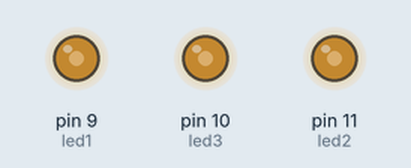
This sketch was run on a simulated Arduino Uno, built with avr-gcc and run on an emulated ATmega328P. On the bench: output pins drawn as LEDs (lit = HIGH).

Above: at 0.1 s.
Timing chart, 0 to 1.6 s (numbered marks = the images above):
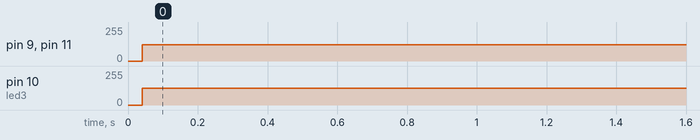

The sketch:

3.ino
```cpp
int led1=9;
int led2=11;
int led3=10;
int i;
void setup(){
pinMode(led1,OUTPUT);
pinMode(led2,OUTPUT);
pinMode(led3,OUTPUT);
}
void loop(){
for (i=0; i<=255; i+=5){
analogWrite(led1,i);
analogWrite(led2,i);
analogWrite(led3,i);
}
}
```

Measured:
- by itself, pin 9 (led1), pin 11 (led2): 0/255 → 123/255 at 0.04 s
- by itself, pin 10 (led3): 0/255 → 124/255 at 0.04 s
